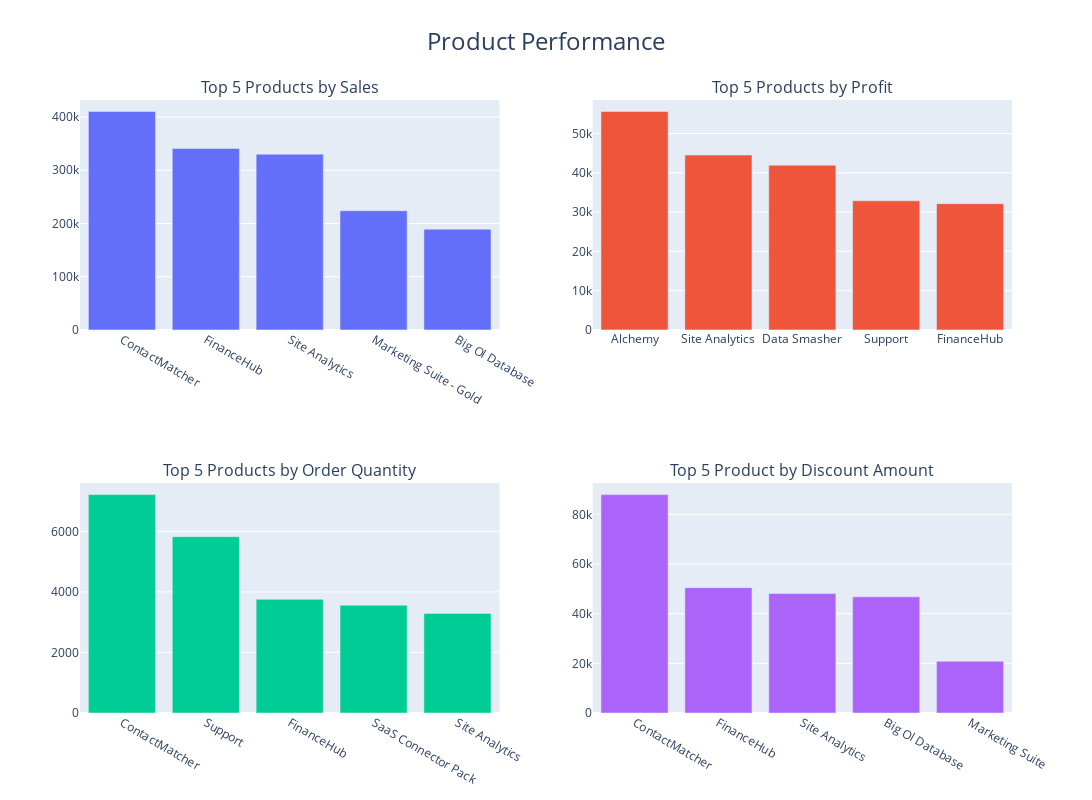

Notebook code for this chart:
### Markdown cell above
##### Product performance

This section, we want to know information about each product in order to analyze most perform product with comparing into several variabel like `Profit`, `Sales`, `Quantity`, and `Discount Amount`. We want to answer several question:

* What product with largest sales, profit, and sales by quantity?
* Is there any patern with most profitable prordut?

### Code cell
from plotly.subplots import make_subplots

# Top 5 product sales
Product_sales = df2.groupby(by='Product', as_index=False)[['Sales','Profit']].\
  sum().sort_values(by='Sales', ascending=False).reset_index(drop=True).head(5)

# Top 5 product profit
Product_profit = df2.groupby(by='Product', as_index=False)[['Sales','Profit']].\
  sum().sort_values(by='Profit', ascending=False).reset_index(drop=True).head(5)

# Top 5 product order quantity
Product_qty = df2.groupby(by='Product', as_index=False)['Quantity'].\
  sum().sort_values(by='Quantity', ascending=False).reset_index(drop=True).head(5)

# Top 5 product discount amount
Product_discount = df2.groupby(by='Product', as_index=False)['Discount Amount'].\
  sum().sort_values(by='Discount Amount', ascending=False).reset_index(drop=True).head(5)

Prod_performance = make_subplots(rows=2, cols=2,
                                 subplot_titles=( "Top 5 Products by Sales",
                                                  "Top 5 Products by Profit",
                                                  "Top 5 Products by Order Quantity",
                                                  "Top 5 Product by Discount Amount")
                                 )

Prod_performance.add_trace(
  go.Bar(x=Product_sales['Product'], y=Product_sales['Sales']),\
  row=1, col= 1
)

Prod_performance.add_trace(
  go.Bar(x=Product_profit['Product'], y=Product_profit['Profit']),\
  row=1, col= 2
)

Prod_performance.add_trace(
  go.Bar(x=Product_qty['Product'], y=Product_qty['Quantity']),\
  row=2, col= 1
)

Prod_performance.add_trace(
  go.Bar(x=Product_discount['Product'], y=Product_discount['Discount Amount']),\
  row=2, col= 2
)

Prod_performance.update_layout(
  title_text="Product Performance",
  title_x=0.5,  # Center the title
  title_font=dict(size=24), 
  showlegend=False,
  height=800, 
  width=1300  
)
Prod_performance.show()

### Figure 1 — Plotly figure (JSON) as saved in the notebook; plotly's stock layout.template omitted (floating-point values rounded to 4 significant figures)
{"data": [{"type": "bar", "x": ["ContactMatcher", "FinanceHub", "Site Analytics", "Marketing Suite - Gold", "Big Ol Database"], "xaxis": "x", "y": [410400.0, 340900.0, 330000.0, 223800.0, 189200.0], "yaxis": "y"}, {"type": "bar", "x": ["Alchemy", "Site Analytics", "Data Smasher", "Support", "FinanceHub"], "xaxis": "x2", "y": [55620.0, 44520.0, 41940.0, 32860.0, 32140.0], "yaxis": "y2"}, {"type": "bar", "x": ["ContactMatcher", "Support", "FinanceHub", "SaaS Connector Pack", "Site Analytics"], "xaxis": "x3", "y": [7215, 5825, 3756, 3563, 3289], "yaxis": "y3"}, {"type": "bar", "x": ["ContactMatcher", "FinanceHub", "Site Analytics", "Big Ol Database", "Marketing Suite"], "xaxis": "x4", "y": [87940.0, 50460.0, 48090.0, 46770.0, 20800.0], "yaxis": "y4"}], "layout": {"annotations": [{"font": {"size": 16}, "showarrow": false, "text": "Top 5 Products by Sales", "x": 0.225, "xanchor": "center", "xref": "paper", "y": 1, "yanchor": "bottom", "yref": "paper"}, {"font": {"size": 16}, "showarrow": false, "text": "Top 5 Products by Profit", "x": 0.775, "xanchor": "center", "xref": "paper", "y": 1, "yanchor": "bottom", "yref": "paper"}, {"font": {"size": 16}, "showarrow": false, "text": "Top 5 Products by Order Quantity", "x": 0.225, "xanchor": "center", "xref": "paper", "y": 0.375, "yanchor": "bottom", "yref": "paper"}, {"font": {"size": 16}, "showarrow": false, "text": "Top 5 Product by Discount Amount", "x": 0.775, "xanchor": "center", "xref": "paper", "y": 0.375, "yanchor": "bottom", "yref": "paper"}], "height": 800, "showlegend": false, "title": {"font": {"size": 24}, "text": "Product Performance", "x": 0.5}, "width": 1300, "xaxis": {"anchor": "y", "domain": [0, 0.45]}, "xaxis2": {"anchor": "y2", "domain": [0.55, 1]}, "xaxis3": {"anchor": "y3", "domain": [0, 0.45]}, "xaxis4": {"anchor": "y4", "domain": [0.55, 1]}, "yaxis": {"anchor": "x", "domain": [0.625, 1]}, "yaxis2": {"anchor": "x2", "domain": [0.625, 1]}, "yaxis3": {"anchor": "x3", "domain": [0, 0.375]}, "yaxis4": {"anchor": "x4", "domain": [0, 0.375]}}}
